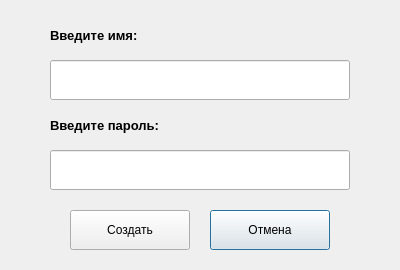
<?xml version="1.0" encoding="UTF-8"?>
<ui version="4.0">
 <class>CreateProfileDialog</class>
 <widget class="QDialog" name="CreateProfileDialog">
  <property name="geometry">
   <rect>
    <x>0</x>
    <y>0</y>
    <width>400</width>
    <height>270</height>
   </rect>
  </property>
  <property name="windowTitle">
   <string>Создать профиль</string>
  </property>
  <widget class="QPushButton" name="createButton">
   <property name="geometry">
    <rect>
     <x>70</x>
     <y>210</y>
     <width>120</width>
     <height>40</height>
    </rect>
   </property>
   <property name="text">
    <string>Создать</string>
   </property>
   <property name="autoDefault">
    <bool>false</bool>
   </property>
  </widget>
  <widget class="QPushButton" name="cancelButton">
   <property name="geometry">
    <rect>
     <x>210</x>
     <y>210</y>
     <width>120</width>
     <height>40</height>
    </rect>
   </property>
   <property name="text">
    <string>Отмена</string>
   </property>
  </widget>
  <widget class="QLineEdit" name="nameLine">
   <property name="geometry">
    <rect>
     <x>50</x>
     <y>60</y>
     <width>300</width>
     <height>40</height>
    </rect>
   </property>
  </widget>
  <widget class="QLineEdit" name="passwordLine">
   <property name="geometry">
    <rect>
     <x>50</x>
     <y>150</y>
     <width>300</width>
     <height>40</height>
    </rect>
   </property>
  </widget>
  <widget class="QLabel" name="nameLabel">
   <property name="geometry">
    <rect>
     <x>50</x>
     <y>20</y>
     <width>200</width>
     <height>30</height>
    </rect>
   </property>
   <property name="font">
    <font>
     <pointsize>10</pointsize>
     <weight>75</weight>
     <bold>true</bold>
    </font>
   </property>
   <property name="text">
    <string>Введите имя:</string>
   </property>
  </widget>
  <widget class="QLabel" name="passwordLabel">
   <property name="geometry">
    <rect>
     <x>50</x>
     <y>110</y>
     <width>200</width>
     <height>30</height>
    </rect>
   </property>
   <property name="font">
    <font>
     <pointsize>10</pointsize>
     <weight>75</weight>
     <bold>true</bold>
    </font>
   </property>
   <property name="text">
    <string>Введите пароль:</string>
   </property>
  </widget>
 </widget>
 <resources/>
 <connections/>
</ui>
